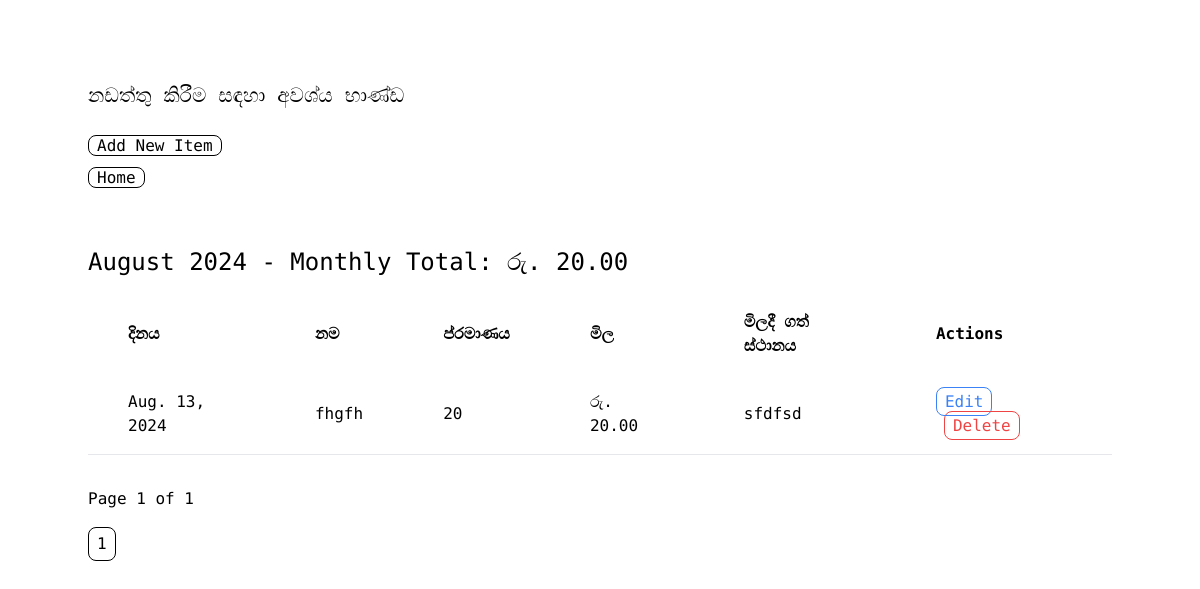
Screenshot of /maintenance/ with the database file from the repository.
### maintenance/models.py (models this page shows, shortened)
class Item(models.Model):
    name = models.CharField(max_length=255)
    price = models.DecimalField(max_digits=10, decimal_places=2)
    source = models.CharField(max_length=255)
    quantity = models.PositiveIntegerField()
    date = models.DateTimeField()

### maintenance/views.py (the view)
# urls.py: path('', views.index, name='index'),
def index(request):
    items = Item.objects.all().order_by('-date')  # Most recent date first
    grouped_items = defaultdict(lambda: {'items': [], 'total_price': 0})
    for item in items:
        month_year = item.date.strftime('%B %Y')  # Group by month and year
        grouped_items[month_year]['items'].append(item)
        grouped_items[month_year]['total_price'] += item.price
    sorted_grouped_items = sorted(grouped_items.items(), key=lambda x: datetime.strptime(x[0], '%B %Y'), reverse=True)
    paginator = Paginator(sorted_grouped_items, 1)  # Show 1 month per page
    page_number = request.GET.get('page')
    page_obj = paginator.get_page(page_number)
    return render(request, 'maintenance/index.html', {'page_obj': page_obj})

### maintenance/templates/maintenance/index.html (shortened to what this page needs)
{% extends 'base.html' %}
{% block content %}
<div>
    <div class="">
        <h1 class="text-[20px] mb-6">නඩත්තු කිරීම සඳහා අවශ්ය භාණ්ඩ</h1>
        <ul class="font-sans flex flex-col space-y-2">
            <li><a class="border px-2 rounded-lg border-black" href="{% url 'maintenance:add_item' %}">Add New Item</a></li>
            <li><a class="border px-2 rounded-lg border-black" href="{% url 'home:index' %}">Home</a></li>
        </ul>
    </div>
    <div class="container mx-auto mt-10">
        <div class="overflow-x-auto">
            {% for month, data in page_obj %}
            <h2 class="text-2xl mb-4 mt-4">{{ month }} - Monthly Total: රු. {{ data.total_price }}</h2>
            <table class="min-w-full">
                <thead>
                    <tr>
                        <th class="py-4 px-10 text-left">දිනය</th>
                        <th class="py-4 px-10 text-left">නම</th>
                        <th class="py-4 px-10 text-left">ප්රමාණය</th>
                        <th class="py-4 px-10 text-left">මිල</th>
                        <th class="py-4 px-10 text-left">මිලදී ගත් ස්ථානය</th>
                        <th class="py-4 px-10 text-left">Actions</th>
                    </tr>
                </thead>
                <tbody>
                    {% for item in data.items %}
                    <tr>
                        <td class="py-4 px-10 border-b border-gray-200">{{ item.date|date:"M. d, Y" }}</td>
                        <td class="py-4 px-10 border-b border-gray-200">{{ item.name }}</td>
                        <td class="py-4 px-10 border-b border-gray-200">{{ item.quantity }}</td>
                        <td class="py-4 px-10 border-b border-gray-200">රු. {{ item.price }}</td>
                        <td class="py-4 px-10 border-b border-gray-200">{{ item.source }}</td>
                        <td class="py-4 px-10 border-b border-gray-200">
                            <a href="{% url 'maintenance:edit_item' item.id %}" class="px-2 py-1 border border-blue-500 rounded-lg text-blue-500">Edit</a>
                            <a href="{% url 'maintenance:delete_item' item.id %}" class="px-2 py-1 border border-red-500 rounded-lg text-red-500 ml-2">Delete</a>
                        </td>
                    </tr>
                    {% endfor %}
                </tbody>
            </table>
            {% endfor %}
        </div>
    </div>
    <div class="mt-4">
        <span class="mr-2">Page {{ page_obj.number }} of {{ page_obj.paginator.num_pages }}</span>
        <div class="flex flex-wrap space-x-4 mt-4">
            {% for num in page_obj.paginator.page_range %}
                {% if num == page_obj.number %}
                    <span class="px-2 py-1 border border-black rounded-lg">{{ num }}</span>
                {% else %}
                    <a href="?page={{ num }}" class="px-2 py-1 border border-black rounded-lg">{{ num }}</a>
                {% endif %}
            {% endfor %}
        </div>
    </div>
</div>
{% endblock %}

### rows the page displays
Item: date "Aug. 13, 2024", name "fhgfh", quantity "20", price "20.00", source "sfdfsd"

### other values shown
{{ month }} "August 2024"
{{ data.total_price }} "20.00"
{{ page_obj.number }} "1"
{{ page_obj.paginator.num_pages }} "1"
{{ num }} "1"
